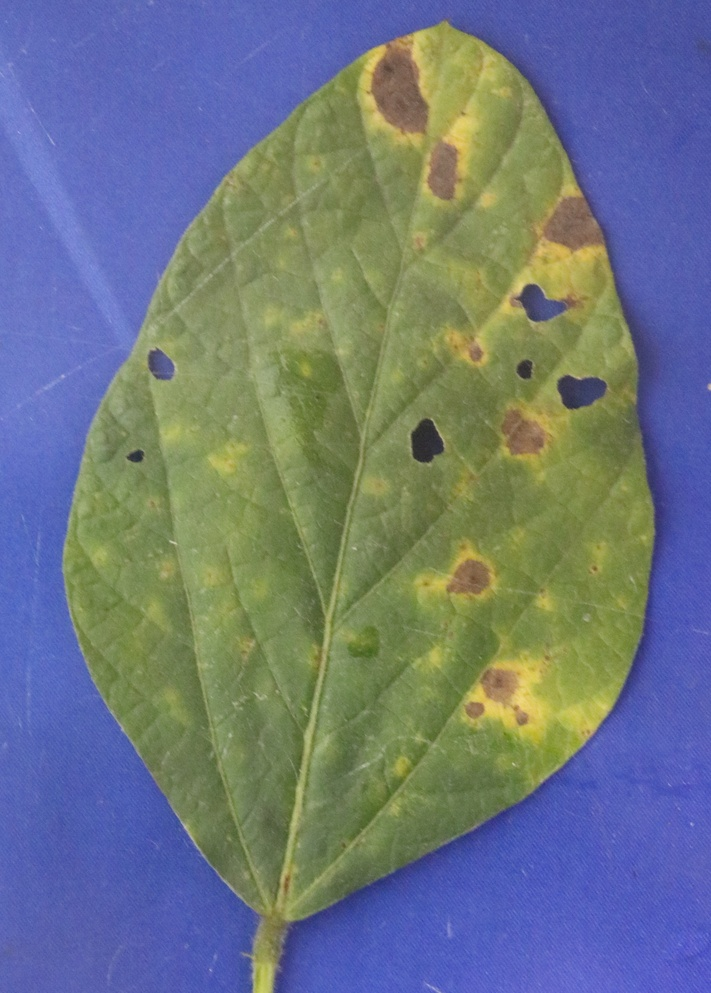
#> input picture IMG_7770.JPG, 711 x 993 px, shrunk from 3056 x 4269 before the run; its folder holds only this picture in this run
$ python output_mascaras_opencv.py IMG_7770.JPG
#> lines starting #> are read from the running program, lines starting #| are printed output that depends on the picture; after the words box and inside, x2 and y2 are one past the last pixel; in counts of white or black regions, pixels touching at a corner belong together
import cv2
import numpy as np
import os
import sys
import glob

def gerar_mascaras_opencv(input_path, output_dir="output_mascaras_opencv"):
    # Criar diretório de saída
#> called with input_path = 'IMG_7770.JPG', output_dir = 'output_mascaras_opencv'
    os.makedirs(output_dir, exist_ok=True)

    # Verificar se o input é um arquivo ou diretório
    if os.path.isdir(input_path):
        imagens = glob.glob(os.path.join(input_path, "*.jpg")) + \
                  glob.glob(os.path.join(input_path, "*.JPG")) + \
                  glob.glob(os.path.join(input_path, "*.png"))
    else:
        imagens = [input_path]

    if not imagens:
        print(f"⚠️ Nenhuma imagem encontrada em: {input_path}")
        return

    print(f"🖼️ Processando {len(imagens)} imagens via OpenCV Clássico...")

    for img_p in imagens:
        img = cv2.imread(img_p)
#> img is the input picture: shape (993, 711, 3); mean B, G, R 128.6, 119.2, 109.3
        if img is None:
            continue

        base_name = os.path.splitext(os.path.basename(img_p))[0]

        # =====================
        # 1. Máscara da folha (B)
        # =====================
        hsv = cv2.cvtColor(img, cv2.COLOR_BGR2HSV)
#> hsv: shape (993, 711, 3); mean H, S, V 73.9, 117.5, 159.1

        # Range para verde (ajustável dependendo da iluminação)
        lower_green = np.array([25, 30, 30])
        upper_green = np.array([90, 255, 255])

        mask_leaf = cv2.inRange(hsv, lower_green, upper_green)
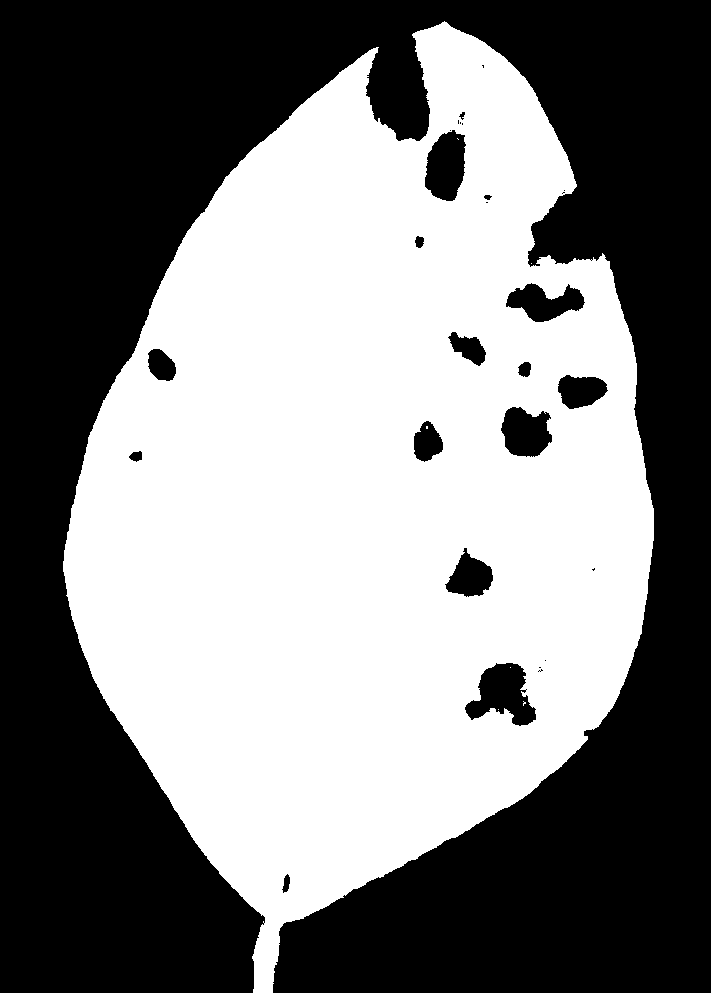
#> mask_leaf: shape (993, 711); 49.6% white; 7 white regions (6 under 20 px), largest, box (x1, y1, x2, y2) and area: (63, 21, 654, 993) 350132

        # Limpeza morfológica
        kernel = np.ones((5,5), np.uint8)
        mask_leaf = cv2.morphologyEx(mask_leaf, cv2.MORPH_CLOSE, kernel)
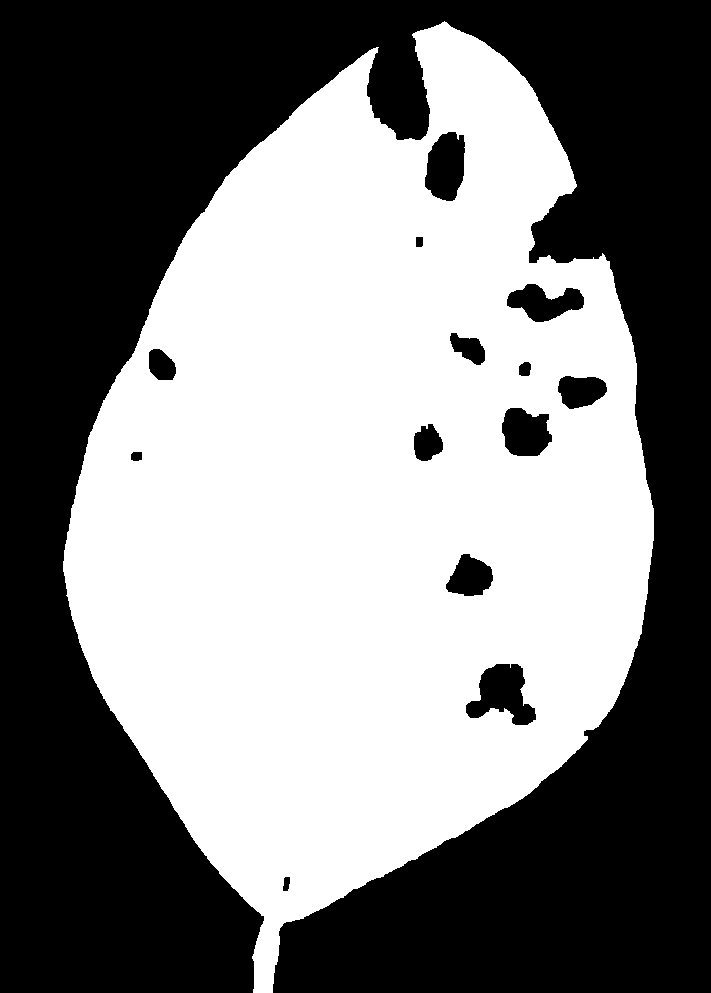
#> mask_leaf: shape (993, 711); 49.7% white; 1 white region, box (x1, y1, x2, y2) and area: (63, 21, 654, 993) 350722
        mask_leaf = cv2.morphologyEx(mask_leaf, cv2.MORPH_OPEN, kernel)
#> mask_leaf: shape (993, 711); 49.7% white; 1 white region, box (x1, y1, x2, y2) and area: (63, 22, 654, 993) 350634

        # =====================
        # 2. Máscara das doenças (C)
        # =====================
        gray = cv2.cvtColor(img, cv2.COLOR_BGR2GRAY)
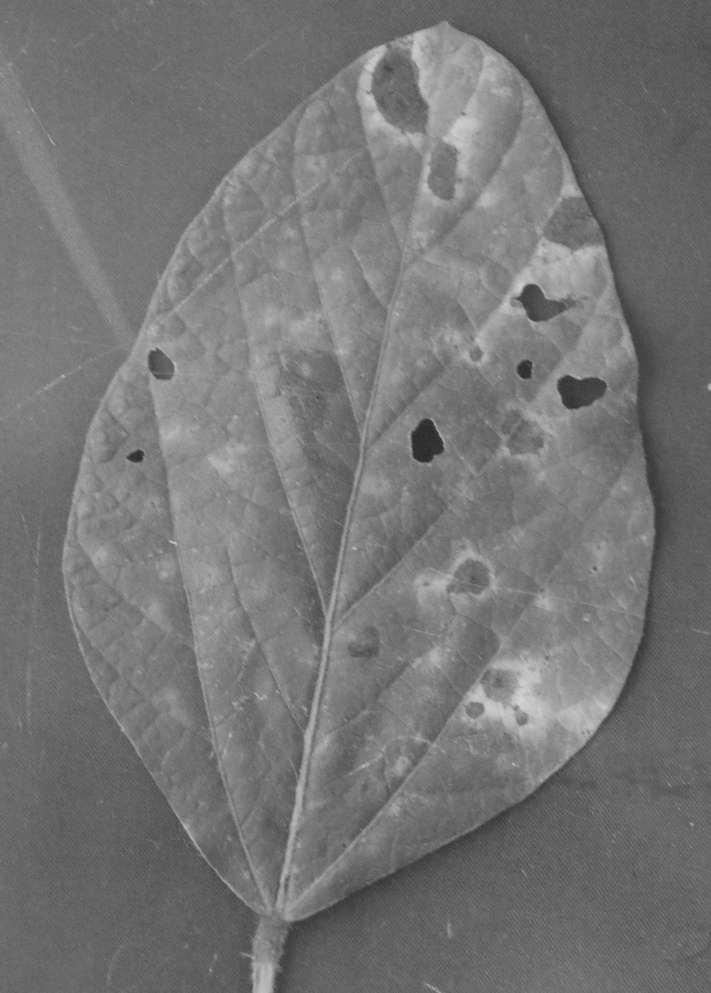
#> gray: shape (993, 711); min 38, max 213, mean 117.3

        # Threshold para manchas escuras (ajustável)
        # Usando THRESH_BINARY_INV porque as manchas costumam ser mais escuras que a folha
        _, disease = cv2.threshold(gray, 100, 255, cv2.THRESH_BINARY_INV)
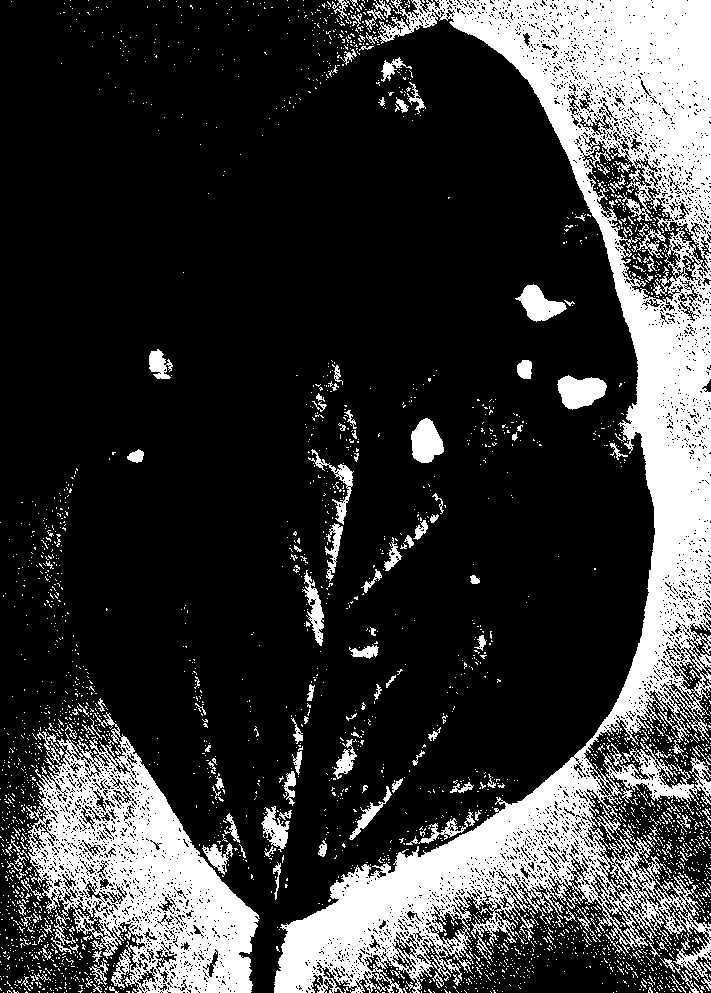
#> disease: shape (993, 711); 22.2% white; 2906 white regions (2736 under 20 px), largest, box (x1, y1, x2, y2) and area: (274, 0, 711, 993) 102380, (26, 712, 260, 993) 28903, (557, 375, 607, 410) 1200

        # Restringir as manchas apenas para dentro da área da folha
        mask_disease = cv2.bitwise_and(disease, mask_leaf)
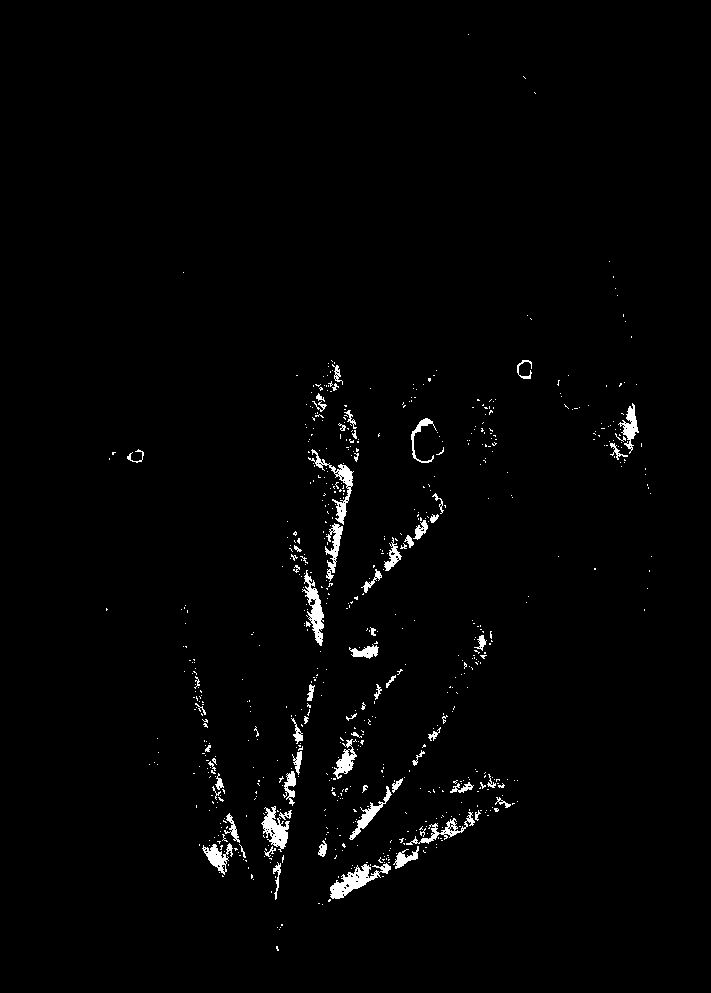
#> mask_disease: shape (993, 711); 1.5% white; 698 white regions (631 under 20 px), largest, box (x1, y1, x2, y2) and area: (330, 863, 391, 899) 810, (302, 570, 324, 646) 640, (308, 449, 354, 525) 623

        # =====================
        # Cálculo de Severidade
        # =====================
        area_leaf = np.sum(mask_leaf > 0)
#> area_leaf = 350634
        area_disease = np.sum(mask_disease > 0)
#> area_disease = 10915

        severidade = 0
        if area_leaf > 0:
            severidade = (area_disease / area_leaf) * 100
#> severidade = 3.11

        # =====================
        # Salvar resultados
        # =====================
        cv2.imwrite(os.path.join(output_dir, f"{base_name}_folha_cv2.png"), mask_leaf)
        cv2.imwrite(os.path.join(output_dir, f"{base_name}_doenca_cv2.png"), mask_disease)

        print(f"✅ {base_name}: Severidade = {severidade:.2f}% (Salvo em {output_dir})")
#| ✅ IMG_7770: Severidade = 3.11% (Salvo em output_mascaras_opencv)

if __name__ == "__main__":
    if len(sys.argv) < 2:
        print("Uso: python gerar_mascaras_opencv.py <imagem_ou_pasta>")
        sys.exit(1)

    entrada = sys.argv[1]
    gerar_mascaras_opencv(entrada)

$ run again, on IMG_8962.JPG
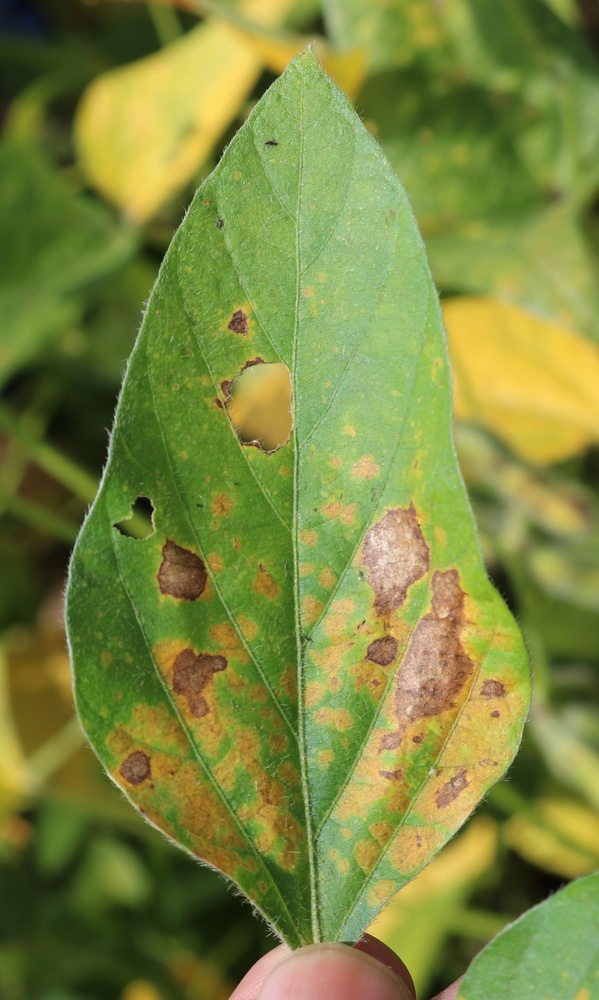
#> input picture IMG_8962.JPG, 599 x 1000 px, shrunk from 2297 x 3837 before the run
#> in gerar_mascaras_opencv, img is the input picture: shape (1000, 599, 3); mean B, G, R 62.8, 135.2, 124.1
#> hsv: shape (1000, 599, 3); mean H, S, V 35.9, 147.9, 142.1
#> in gerar_mascaras_opencv, `mask_leaf = cv2.inRange(hsv, lower_green, upper_green)`:
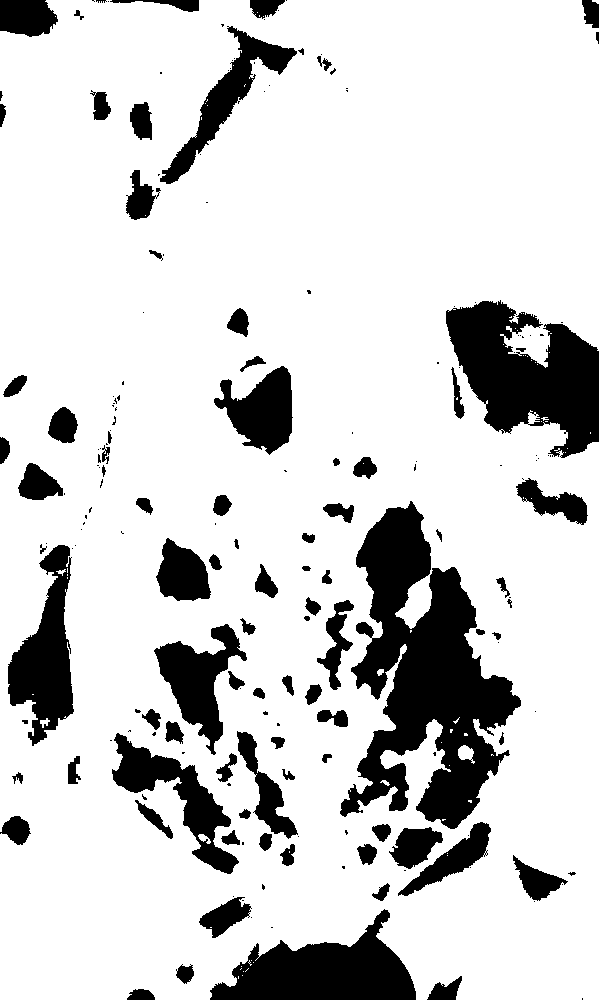
#> mask_leaf: shape (1000, 599); 82.2% white; 192 black regions (104 under 20 px), largest, box (x1, y1, x2, y2) and area: (340, 501, 521, 829) 28032, (446, 300, 599, 458) 14013, (210, 909, 416, 1000) 9870
#> disease: shape (1000, 599); 33.4% white; 786 white regions (702 under 20 px), largest, box (x1, y1, x2, y2) and area: (0, 745, 282, 1000) 42170, (0, 181, 199, 753) 38072, (0, 0, 204, 295) 28314
#> in gerar_mascaras_opencv, `mask_disease = cv2.bitwise_and(disease, mask_leaf)`:
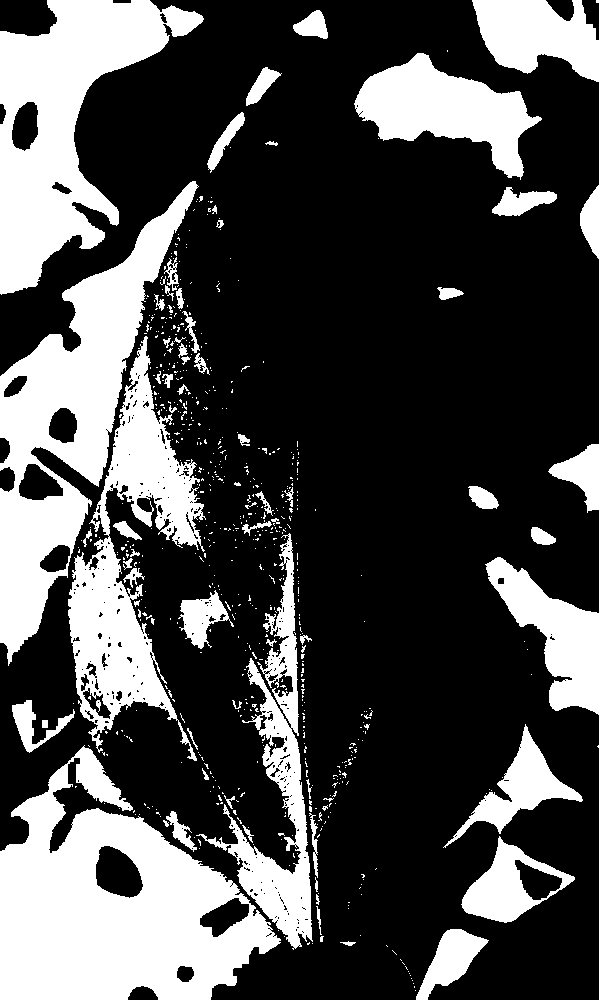
#> mask_disease: shape (1000, 599); 29.7% white; 686 white regions (616 under 20 px), largest, box (x1, y1, x2, y2) and area: (0, 745, 281, 1000) 39771, (0, 181, 199, 666) 29413, (0, 0, 204, 295) 26298
#> area_leaf = 495828
#> area_disease = 177855
#> severidade = 35.87
#| ✅ IMG_8962: Severidade = 35.87% (Salvo em output_mascaras_opencv)
